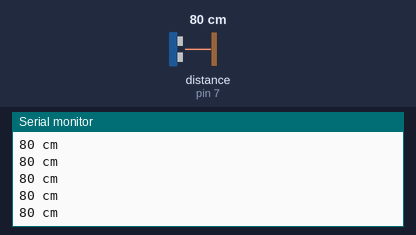
Simulated run of this sketch. Board: Arduino Uno, built with avr-gcc and run on an emulated ATmega328P. On the bench: the last lines printed to the serial monitor. Wiring (inferred from the names in the program): ultrasonic range finder: trigger pin 6; echo pin 7. The inputs (shaded band) are chosen by the test bench; at power-on: distance to the obstacle (sensor on pin 7) 80 cm. The echo pulse lasts 58.3 µs per cm.

Above: at 1.2 s.
1.3 s: distance to the obstacle (sensor on pin 7) set to 4 cm
At 1.38 s:
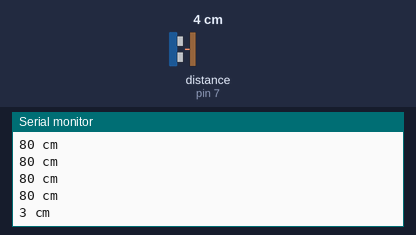
4.3 s: distance to the obstacle (sensor on pin 7) set to 250 cm
At 4.41 s:
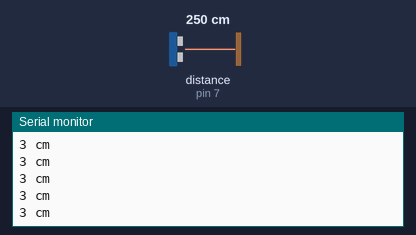
Timing chart, 0 to 7.3 s (numbered marks = the images above; inputs shaded):
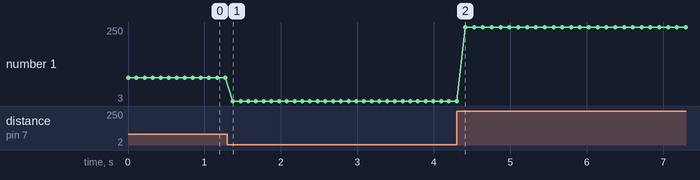

The sketch:

Ultrasonido.ino
```cpp
#include <Ultrasonic.h>
int distancia;
#define TRIGER  6
#define ECHO  7

Ultrasonic ultrasonic(TRIGER,ECHO); // (Trig PIN,Echo PIN)

void setup() {
  pinMode(TRIGER,OUTPUT);
  pinMode(ECHO,INPUT);
  Serial.begin(9600);
}

void loop()
{
  distancia = ultrasonic.Ranging(CM);
  Serial.print(distancia); // CM or INC
  Serial.println(" cm" );
  delay(100);
}
```

Measured:
- after the input at 1.3 s, the serial monitor: prints a new line after 0.07 s (image 1)
- plotted number 1: 80 → 3 after the input at 1.3 s, 3 → 250 after the input at 4.3 s
